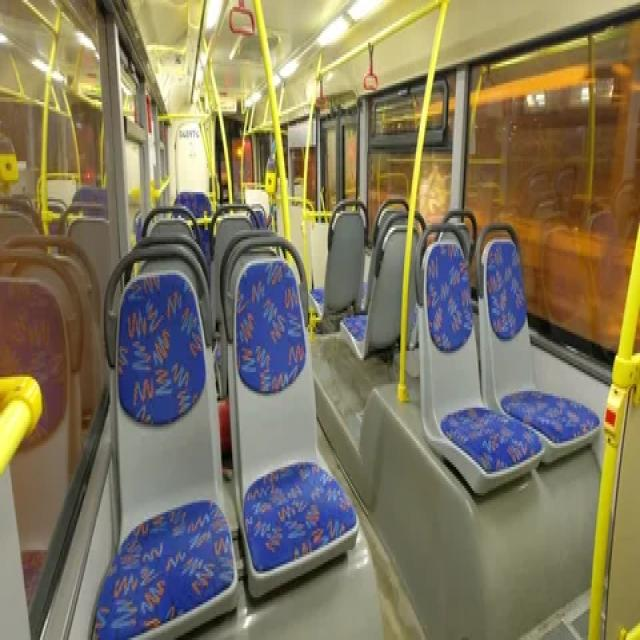
#> input picture data/1_webp.rf.ddb4548564548d967329690773cb8278.jpg, 640 x 640 px
$ python -i cctv_filter.py   (imports and definitions only)
#> lines starting #> are read from the running program, lines starting #| are printed output that depends on the picture; after the words box and inside, x2 and y2 are one past the last pixel; in counts of white or black regions, pixels touching at a corner belong together
#> further down, picture is the input picture: shape (640, 640, 3); mean B, G, R 94.9, 118.4, 126.2
import cv2
import numpy as np


def camera_source_arg(args, default="0"):
    return next((arg for arg in args[1:] if not arg.startswith("--")), default)


def filters_enabled(args):
    return "--raw" not in args and "--no-filter" not in args


def apply_gaussian_noise(image, sigma=11):
    return np.clip(image.astype(np.int16) + np.random.normal(0, sigma, image.shape), 0, 255).astype(np.uint8)


def apply_cctv_filter(image):
    image = cv2.resize(image, (640, 360), interpolation=cv2.INTER_AREA)
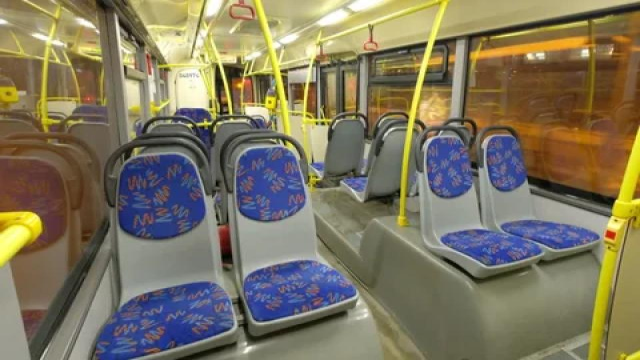
#> image: shape (360, 640, 3); mean of channels 0, 1, 2 94.9, 118.4, 126.2; drawn as B, G, R
    image = cv2.cvtColor(cv2.cvtColor(image, cv2.COLOR_BGR2GRAY), cv2.COLOR_GRAY2BGR)
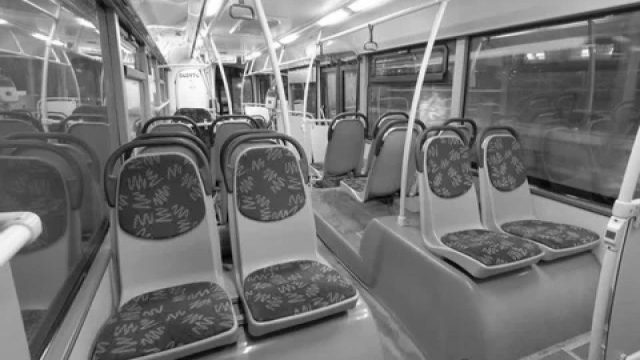
#> image: shape (360, 640, 3); min 1, max 255, mean 118.1
    image = cv2.convertScaleAbs(image, alpha=1.35, beta=-18)
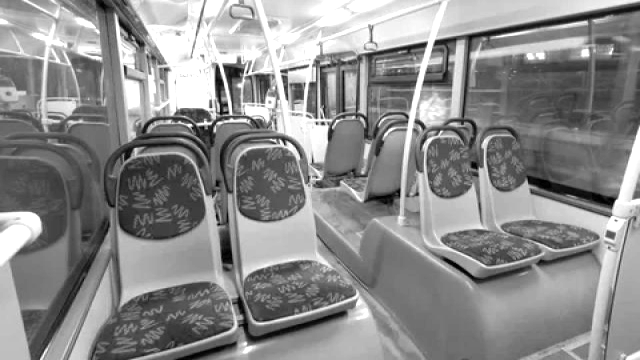
#> image: shape (360, 640, 3); min 0, max 255, mean 139.7
    image = cv2.addWeighted(image, 0.86, cv2.GaussianBlur(image, (0, 0), 1.4), 0.14, 0)
    image[::3] = (image[::3] * 0.72).astype(np.uint8)
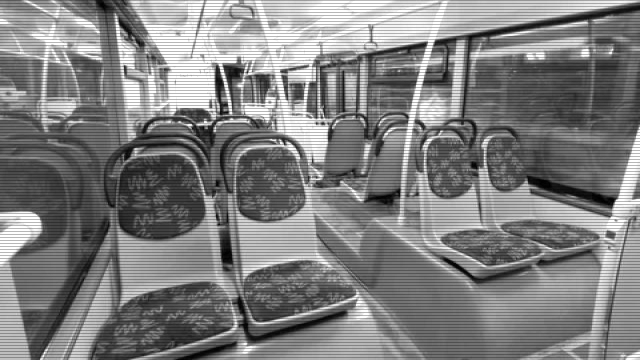
#> image: shape (360, 640, 3); min 0, max 255, mean 126.5
    image[:, :, 1] = np.clip(image[:, :, 1] * 1.08 + 8, 0, 255)
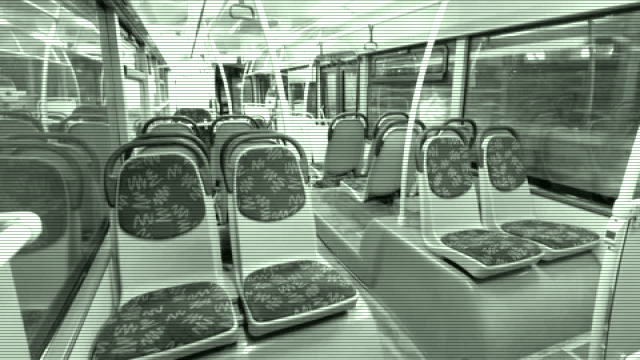
#> image: shape (360, 640, 3); mean B, G, R 126.5, 142.9, 126.5
    image = apply_gaussian_noise(image)
    h, w = image.shape[:2]
#> h = 360; w = 640
    vignette = cv2.GaussianBlur(np.pad(np.ones((h - 80, w - 80), dtype=np.float32), ((40, 40), (40, 40))), (0, 0), 45)
    image = (image * (0.58 + 0.42 * vignette[:, :, None])).astype(np.uint8)
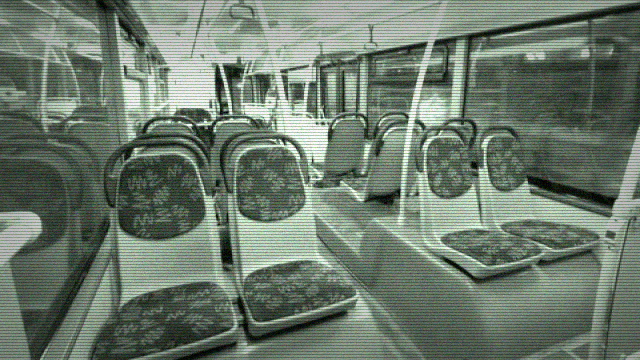
#> image: shape (360, 640, 3); mean B, G, R 107.6, 121.7, 107.6
    cv2.putText(image, "CAM 04  REC", (14, 26), cv2.FONT_HERSHEY_SIMPLEX, 0.65, (180, 255, 180), 2)
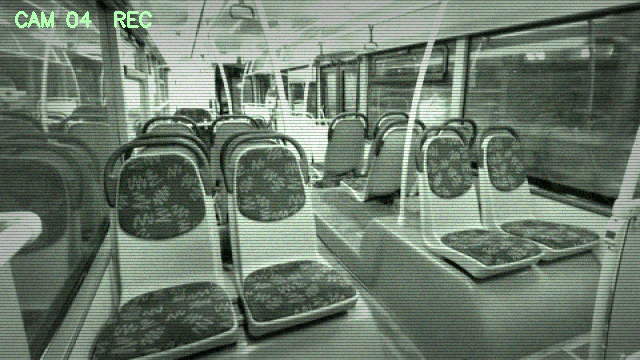
#> image: shape (360, 640, 3); 0.39% of pixels changed, all inside (x1, y1, x2, y2) = (15, 11, 152, 28)
    cv2.circle(image, (118, 20), 5, (0, 0, 255), -1)
#> image: shape (360, 640, 3); 0.04% of pixels changed, all inside (x1, y1, x2, y2) = (113, 15, 124, 26)
    return image


def apply_demo_filters(image, enabled=True):
    return apply_cctv_filter(image) if enabled else image

>>> import cv2
>>> picture = cv2.imread('data/1_webp.rf.ddb4548564548d967329690773cb8278.jpg')
>>> result = apply_cctv_filter(picture)

$ run again, on data/Flexity-2-interieur-4-_credit-Bombardier__JPG.rf.d03adc15fd3cb0ee168b0c965a015c06.jpg
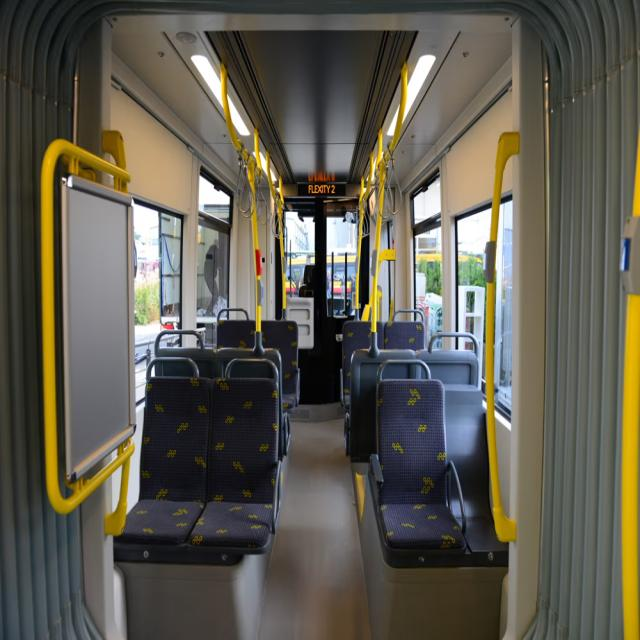
#> input picture data/Flexity-2-interieur-4-_credit-Bombardier__JPG.rf.d03adc15fd3cb0ee168b0c965a015c06.jpg, 640 x 640 px
#> picture is the input picture: shape (640, 640, 3); mean B, G, R 79.8, 91.2, 94.5
#> in apply_cctv_filter, `image[:, :, 1] = np.clip(image[:, :, 1] * 1.08 + 8, 0, 255)`:
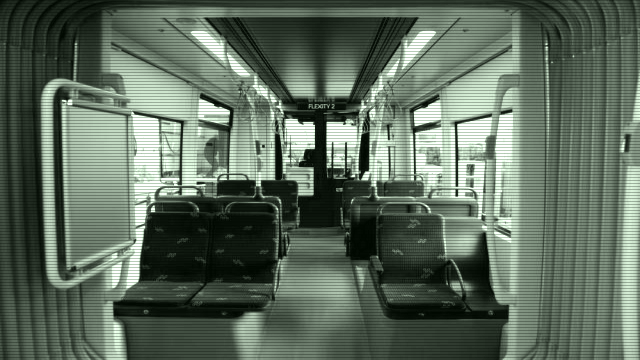
#> image: shape (360, 640, 3); mean B, G, R 93.6, 107.9, 93.6
#> in apply_cctv_filter, `cv2.putText(image, "CAM 04  REC", (14, 26), cv2.FONT_HERSHEY_SIMPLEX, ..`:
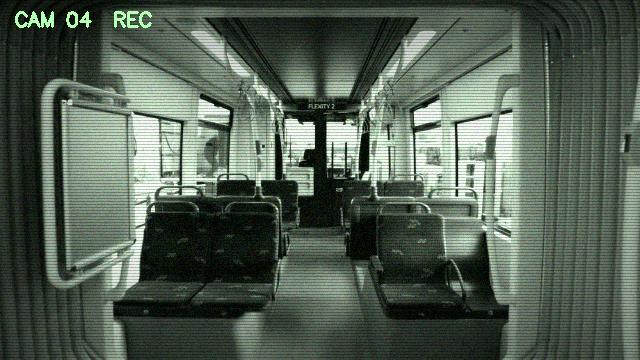
#> image: shape (360, 640, 3); mean B, G, R 82.5, 95, 82.5
